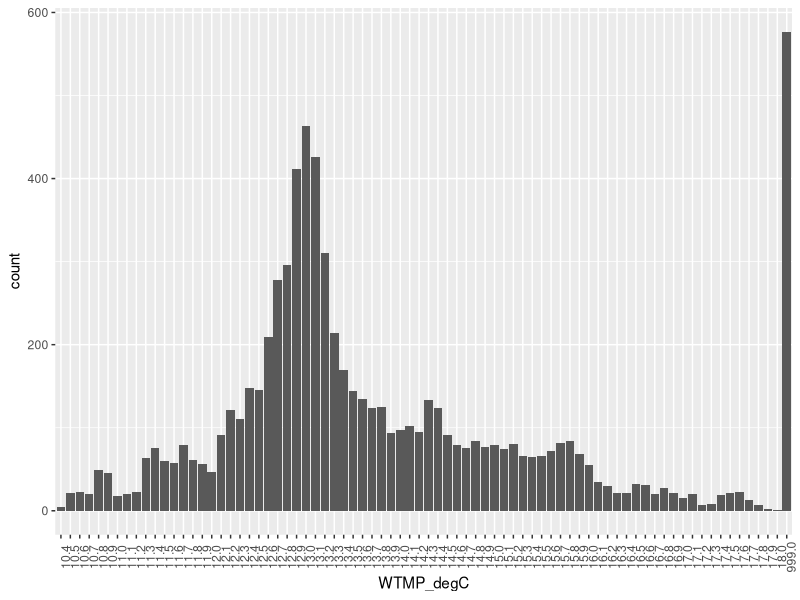
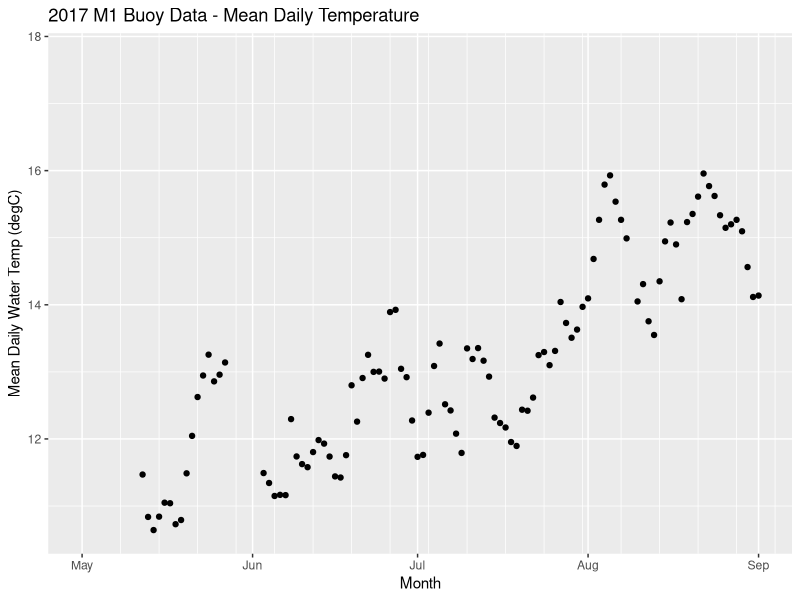
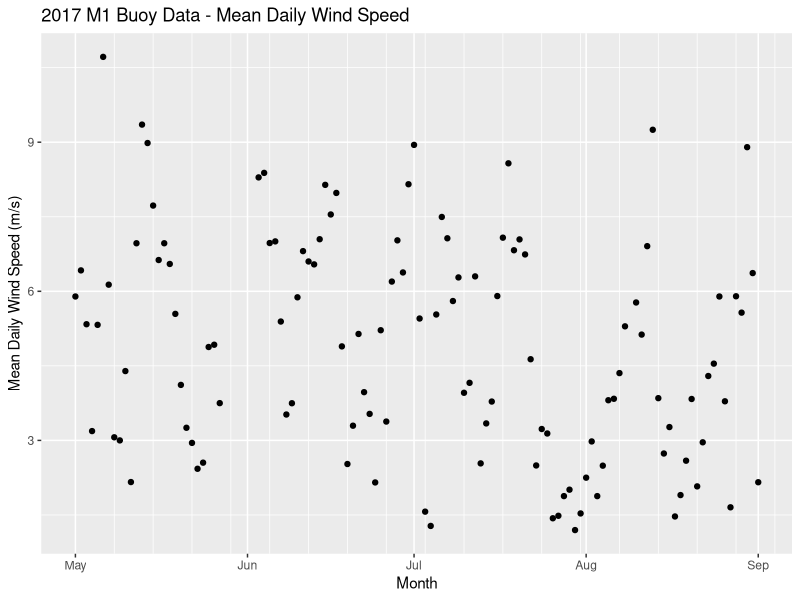

Generate these figures, in order, with R:
## ---- chunk 1
library(tidyverse) # install.packages("tidyverse")
## ---- chunk 2
buoy <-read_table2("46092h2017.txt")
## ---- chunk 3
head(buoy) # view column headers
## ---- chunk 4
## overwrite column names
names(buoy) <- str_c(names(buoy),                  ## current header
                  buoy %>% filter(`#YY` == "#yr"), ## row1 -- don't say buoy[1,] 
                  sep = "_")                       ## separate by `_`

## inspect
names(buoy) ## Looks a lot better
## ---- chunk 5
names(buoy) <- str_replace_all(names(buoy), "#", "")  # replace `#` with nothing 
names(buoy) <- str_replace_all(names(buoy), "/", "_") # replace `/` with `_`

## inspect to make sure it worked
names(buoy)
## ---- chunk 6
buoy <- buoy %>%
  filter(YY_yr != "#yr") # filter out row where YY_yr is equal to "#yr"

head(buoy)
## ---- chunk 7
ggplot(buoy, aes(WTMP_degC)) +
  geom_bar() +
  theme(axis.text.x = element_text(angle = 90)) # rotate x-axis labels 90 degrees
## ---- chunk 8
buoy <- buoy %>%
  unite(date, c(YY_yr, MM_mo, DD_dy), sep = "-") # concatenate contents of 3 columns into one column to join the two datasets using a unique ID
  
head(buoy)
## ---- chunk 9
buoy_daily <- buoy %>%
  mutate(WTMP_degC_clean = gsub("99.0", NA, WTMP_degC), WSPD_m_s_clean = gsub("999.0", NA, WSPD_m_s)) %>% # make temp column numeric
  mutate(WTMP_degC_clean = as.numeric(WTMP_degC_clean), WSPD_m_s_clean = as.numeric(WSPD_m_s_clean)) %>%
  group_by(date) %>%
  summarize(mean_WTMP_degC_clean = mean(WTMP_degC_clean, na.rm=T), mean_WSPD_m_s_clean = mean(WSPD_m_s_clean, na.rm=T)) %>% # make
  ungroup()

head(buoy_daily)
## ---- chunk 10
buoy_daily <- buoy_daily %>%
  mutate(date = as.Date(date, "%Y-%m-%d"))

head(buoy_daily)
## ---- chunk 11
ggplot(buoy_daily, aes(date,mean_WTMP_degC_clean)) +
  geom_point() +
  # theme(axis.text.x = element_text(angle = 90)) + # rotate x-axis labels 90 degrees
  xlab("Month") +
  ylab("Mean Daily Water Temp (degC)") +
  ggtitle("2017 M1 Buoy Data - Mean Daily Temperature") +
  scale_x_date(date_minor_breaks = "1 week", limits = as.Date(c('2017-05-01','2017-09-01'))) 

## ---- chunk 12
ggplot(buoy_daily, aes(date,mean_WSPD_m_s_clean)) +
  geom_point() +
  # theme(axis.text.x = element_text(angle = 90)) + # rotate x-axis labels 90 degrees
  xlab("Month") +
  ylab("Mean Daily Wind Speed (m/s)") +
  ggtitle("2017 M1 Buoy Data - Mean Daily Wind Speed") +
  scale_x_date(date_minor_breaks = "1 week", limits = as.Date(c('2017-05-01','2017-09-01'))) 

  
